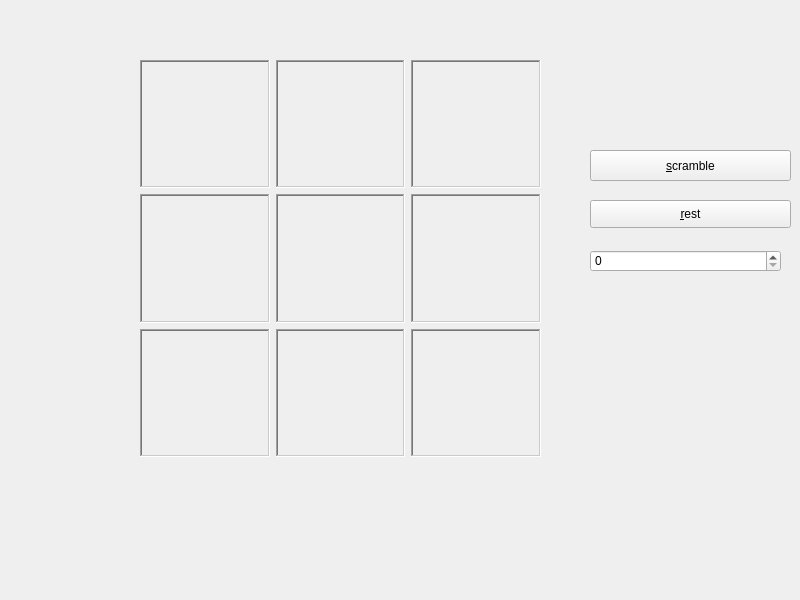
<?xml version="1.0" encoding="UTF-8"?>
<ui version="4.0">
 <class>MainWindow</class>
 <widget class="QMainWindow" name="MainWindow">
  <property name="geometry">
   <rect>
    <x>0</x>
    <y>0</y>
    <width>800</width>
    <height>600</height>
   </rect>
  </property>
  <property name="windowTitle">
   <string>MainWindow</string>
  </property>
  <widget class="QWidget" name="centralwidget">
   <widget class="QPushButton" name="shuffle">
    <property name="geometry">
     <rect>
      <x>590</x>
      <y>150</y>
      <width>201</width>
      <height>31</height>
     </rect>
    </property>
    <property name="text">
     <string>&amp;scramble</string>
    </property>
   </widget>
   <widget class="QPushButton" name="pushButton">
    <property name="geometry">
     <rect>
      <x>590</x>
      <y>200</y>
      <width>201</width>
      <height>28</height>
     </rect>
    </property>
    <property name="text">
     <string>&amp;rest</string>
    </property>
   </widget>
   <widget class="QSpinBox" name="spinBox">
    <property name="geometry">
     <rect>
      <x>590</x>
      <y>250</y>
      <width>191</width>
      <height>22</height>
     </rect>
    </property>
   </widget>
   <widget class="QWidget" name="">
    <property name="geometry">
     <rect>
      <x>140</x>
      <y>60</y>
      <width>401</width>
      <height>397</height>
     </rect>
    </property>
    <layout class="QGridLayout" name="gridLayout">
     <item row="0" column="0">
      <widget class="QLabel" name="label">
       <property name="toolTip">
        <string>&lt;html&gt;&lt;head/&gt;&lt;body&gt;&lt;p&gt;&lt;br/&gt;&lt;/p&gt;&lt;p&gt;&lt;br/&gt;&lt;/p&gt;&lt;/body&gt;&lt;/html&gt;</string>
       </property>
       <property name="frameShape">
        <enum>QFrame::WinPanel</enum>
       </property>
       <property name="frameShadow">
        <enum>QFrame::Sunken</enum>
       </property>
       <property name="text">
        <string/>
       </property>
       <property name="pixmap">
        <pixmap resource="image.qrc">:/1.png</pixmap>
       </property>
      </widget>
     </item>
     <item row="0" column="1">
      <widget class="QLabel" name="label_2">
       <property name="enabled">
        <bool>true</bool>
       </property>
       <property name="toolTip">
        <string>&lt;html&gt;&lt;head/&gt;&lt;body&gt;&lt;p&gt;&lt;br/&gt;&lt;/p&gt;&lt;/body&gt;&lt;/html&gt;</string>
       </property>
       <property name="frameShape">
        <enum>QFrame::WinPanel</enum>
       </property>
       <property name="frameShadow">
        <enum>QFrame::Sunken</enum>
       </property>
       <property name="text">
        <string/>
       </property>
       <property name="pixmap">
        <pixmap resource="image.qrc">:/2.png</pixmap>
       </property>
       <property name="openExternalLinks">
        <bool>false</bool>
       </property>
      </widget>
     </item>
     <item row="0" column="2">
      <widget class="QLabel" name="label_3">
       <property name="toolTip">
        <string>&lt;html&gt;&lt;head/&gt;&lt;body&gt;&lt;p&gt;&lt;br/&gt;&lt;/p&gt;&lt;/body&gt;&lt;/html&gt;</string>
       </property>
       <property name="frameShape">
        <enum>QFrame::WinPanel</enum>
       </property>
       <property name="frameShadow">
        <enum>QFrame::Sunken</enum>
       </property>
       <property name="text">
        <string/>
       </property>
       <property name="pixmap">
        <pixmap resource="image.qrc">:/3.png</pixmap>
       </property>
      </widget>
     </item>
     <item row="1" column="0">
      <widget class="QLabel" name="label_4">
       <property name="toolTip">
        <string>&lt;html&gt;&lt;head/&gt;&lt;body&gt;&lt;p&gt;&lt;br/&gt;&lt;/p&gt;&lt;/body&gt;&lt;/html&gt;</string>
       </property>
       <property name="frameShape">
        <enum>QFrame::WinPanel</enum>
       </property>
       <property name="frameShadow">
        <enum>QFrame::Sunken</enum>
       </property>
       <property name="text">
        <string/>
       </property>
       <property name="pixmap">
        <pixmap resource="image.qrc">:/4.png</pixmap>
       </property>
      </widget>
     </item>
     <item row="1" column="1">
      <widget class="QLabel" name="label_5">
       <property name="toolTip">
        <string>&lt;html&gt;&lt;head/&gt;&lt;body&gt;&lt;p&gt;&lt;br/&gt;&lt;/p&gt;&lt;/body&gt;&lt;/html&gt;</string>
       </property>
       <property name="frameShape">
        <enum>QFrame::WinPanel</enum>
       </property>
       <property name="frameShadow">
        <enum>QFrame::Sunken</enum>
       </property>
       <property name="text">
        <string/>
       </property>
       <property name="pixmap">
        <pixmap resource="image.qrc">:/5.png</pixmap>
       </property>
      </widget>
     </item>
     <item row="1" column="2">
      <widget class="QLabel" name="label_6">
       <property name="toolTip">
        <string>&lt;html&gt;&lt;head/&gt;&lt;body&gt;&lt;p&gt;&lt;br/&gt;&lt;/p&gt;&lt;p&gt;&lt;br/&gt;&lt;/p&gt;&lt;/body&gt;&lt;/html&gt;</string>
       </property>
       <property name="frameShape">
        <enum>QFrame::WinPanel</enum>
       </property>
       <property name="frameShadow">
        <enum>QFrame::Sunken</enum>
       </property>
       <property name="text">
        <string/>
       </property>
       <property name="pixmap">
        <pixmap resource="image.qrc">:/6.png</pixmap>
       </property>
      </widget>
     </item>
     <item row="2" column="0">
      <widget class="QLabel" name="label_7">
       <property name="toolTip">
        <string>&lt;html&gt;&lt;head/&gt;&lt;body&gt;&lt;p&gt;&lt;br/&gt;&lt;/p&gt;&lt;/body&gt;&lt;/html&gt;</string>
       </property>
       <property name="frameShape">
        <enum>QFrame::WinPanel</enum>
       </property>
       <property name="frameShadow">
        <enum>QFrame::Sunken</enum>
       </property>
       <property name="text">
        <string/>
       </property>
       <property name="pixmap">
        <pixmap resource="image.qrc">:/7.png</pixmap>
       </property>
      </widget>
     </item>
     <item row="2" column="1">
      <widget class="QLabel" name="label_8">
       <property name="toolTip">
        <string>&lt;html&gt;&lt;head/&gt;&lt;body&gt;&lt;p&gt;&lt;br/&gt;&lt;/p&gt;&lt;/body&gt;&lt;/html&gt;</string>
       </property>
       <property name="frameShape">
        <enum>QFrame::WinPanel</enum>
       </property>
       <property name="frameShadow">
        <enum>QFrame::Sunken</enum>
       </property>
       <property name="text">
        <string/>
       </property>
       <property name="pixmap">
        <pixmap resource="image.qrc">:/8.png</pixmap>
       </property>
      </widget>
     </item>
     <item row="2" column="2">
      <widget class="QLabel" name="label_9">
       <property name="toolTip">
        <string>&lt;html&gt;&lt;head/&gt;&lt;body&gt;&lt;p&gt;&lt;br/&gt;&lt;/p&gt;&lt;/body&gt;&lt;/html&gt;</string>
       </property>
       <property name="frameShape">
        <enum>QFrame::WinPanel</enum>
       </property>
       <property name="frameShadow">
        <enum>QFrame::Sunken</enum>
       </property>
       <property name="text">
        <string/>
       </property>
       <property name="pixmap">
        <pixmap resource="image.qrc">:/9.png</pixmap>
       </property>
      </widget>
     </item>
    </layout>
   </widget>
  </widget>
 </widget>
 <resources>
  <include location="image.qrc"/>
 </resources>
 <connections/>
</ui>
